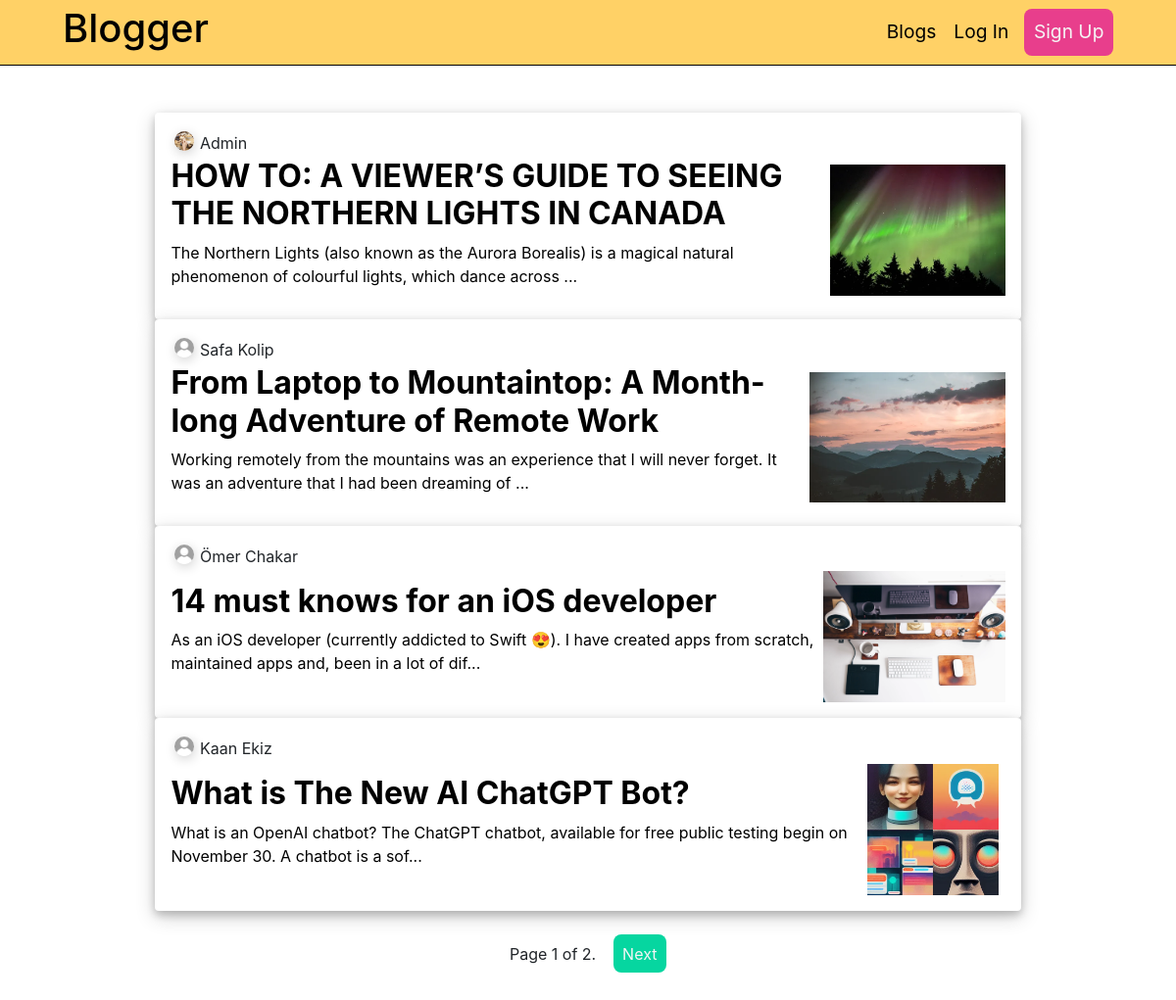
Screenshot of /blog/ with the database file from the repository.
### blog/models.py (models this page shows, shortened)
class Post(models.Model):
    class Status(models.TextChoices):
        DRAFT = 'DF', 'Draft'
        PUBLISHED = 'PB', 'Published'
    title = models.CharField(max_length=250)
    photo = models.ImageField(upload_to='blog_photos/%Y/%m/%d/',
                              blank=True)
    slug = models.SlugField(max_length=250,null=True,unique=True)
    author = models.ForeignKey(User,
                               on_delete=models.CASCADE,
                               blank=False
                               )
    body = models.TextField()
    publish = models.DateTimeField(default=timezone.now)
    created = models.DateTimeField(auto_now_add=True)
    updated = models.DateTimeField(auto_now=True)
    status = models.CharField(
        max_length=2, choices=Status.choices, default=Status.DRAFT)
    likes = models.ManyToManyField(User, blank=True, related_name="blog_posts")
    class Meta:
        ordering = ['-publish']
        indexes = [
            models.Index(fields=['-publish']),
        ]
    def get_absolute_url(self):
        return reverse("post_detail", kwargs={"slug": self.slug})

### user/models.py (models this page shows, shortened)
class Profile(models.Model):
    user = models.OneToOneField(settings.AUTH_USER_MODEL,
                                on_delete=models.CASCADE)
    about_me = models.CharField(max_length=256,default='Hi, I am using Blogger.')
    date_of_birth = models.DateField(blank=True, null=True)
    photo = models.ImageField(upload_to='users/%Y/%m/%d/',
                              blank=True)

### blog/views.py (the view)
# urls.py: path("blog/", views.blog_list, name="blog_list"),
def blog_list(request):
    posts = Post.objects.all()
    template = loader.get_template('blog_list.html')
    page_num = request.GET.get('page', 1)
    paginator = Paginator(posts , 4)
    try:
        page_obj = paginator.page(page_num)
    except PageNotAnInteger:
        page_obj = paginator.page(1)
    except EmptyPage:
        page_obj = paginator.page(paginator.num_pages)
    context = {
        'page_obj': page_obj,
    }
    return HttpResponse(template.render(context, request))

### blog/templates/blog_list.html (shortened to what this page needs)
{% extends 'master.html' %} {% load static %} {% block head %}
    <link rel="stylesheet" href="https://cdn.jsdelivr.net/npm/bootstrap@4.6.2/dist/css/bootstrap.min.css">
    <link rel="stylesheet" href="{% static 'blog_box.css' %}" />
{% endblock %}
{% block content %}
    <div style="padding:2rem;">
        <div id="blog-list" class="d-flex flex-column justify-content-center align-items-center p-3 column-gap-3">
            {% for x in page_obj %}
                {% include 'blog_box.html' with post=x %}
            {% endfor %}
        </div>
        <center style="padding:1rem;">
            <span>
              <span>
                Page {{ page_obj.number }} of {{ page_obj.paginator.num_pages }}.
              </span>
              {% if page_obj.has_next %}
                <a class="paginate" href="?page={{ page_obj.next_page_number }}#last-posted">Next</a>
              {% endif %}
            </span>
        </center>
    </div>
    {% endblock %}

### blog/templates/blog_box.html
{% load static %}
<div class="blog-box">
  <div class="blog-box-h">
    <a href="{% url 'profile-username' username=post.author.username %}">
    {% if post.author.profile.photo %}
      <img src="{{post.author.profile.photo.url }}" alt="Blog Photo" />
    {% else %}
      <img src="{% static 'avatar.jpg' %}" alt="Blog Photo" />
    {% endif %}
    </a>
    <span>{{ post.author.first_name}} {{ post.author.last_name }}</span>
  </div>
  <a href="{{ post.get_absolute_url }}">
  <div class="blog-box-b">
    <div>
      <h2>{{ post.title }}</h2>
      <p>{{ post.body|slice:":128" }}...</p>
    </div>
    {% if post.photo %}
      <img src="{{post.photo.url}}" alt="Blog Photo" />
    {% else %}
      <img src="{% static 'placeholder.png' %}" alt="Blog Photo" />
    {% endif %}
  </div>
</a>
</div>

### blog/static/color.css (style rules this page uses)
*:root { --sunglow: #ffd166; --pink: #ef476f; --emerald: #06d6a0; --bg-primary: #fffcf9; }

### blog/static/blog_box.css (style rules this page uses)
.blog-box { box-sizing: border-box; width: 80%; height: 30%; background-color: white; padding: 1rem; border-radius: 4px; box-shadow: 0 4px 8px 0 rgba(0, 0, 0, 0.2), 0 6px 20px 0 rgba(0, 0, 0, 0.19); }
a { text-decoration: none; color: black; }
.blog-box h2 { font-weight: 700; margin-top: 0; }
.blog-box-h { background-color: white; display: flex; gap: 0.4rem; padding: 0.2rem; }
.blog-box-h img { width: 20px; height: 20px; object-fit: cover; border-radius: 50%; display: block; box-shadow: 1px 3px 12px rgba(0, 0, 0, 0.18); }
.blog-box-b { display: flex; justify-content: space-between; align-items: center; gap: 0.2rem; overflow: hidden; }
.blog-box-b img { width: 200px; height: 134px; object-fit: contain; }

### blog/templates/blog_list.html (style rules this page uses)
.paginate { color: whitesmoke !important; background-color: var(--emerald); padding: 0.6rem; margin-left: 0.8rem; border-radius: 8px; text-decoration: none; }

### rows the page displays
Post: author.profile.photo (picture), author.first_name "Admin", title "HOW TO: A VIEWER’S GUIDE TO SEEING THE NORTHERN LIGHTS IN CANADA", body "The Northern Lights (also known as the Aurora Borealis) is a magical natural phenomenon of colourful lights, which dance across", photo (picture)
Post: author.first_name "Safa", author.last_name "Kolip", title "From Laptop to Mountaintop: A Month-long Adventure of Remote Work", body "Working remotely from the mountains was an experience that I will never forget. It was an adventure that I had been dreaming of", photo (picture)
Post: author.first_name "Ömer", author.last_name "Chakar", title "14 must knows for an iOS developer", body "As an iOS developer (currently addicted to Swift 😍). I have created apps from scratch, maintained apps and, been in a lot of dif", photo (picture)
Post: author.first_name "Kaan", author.last_name "Ekiz", title "What is The New AI ChatGPT Bot?", body "What is an OpenAI chatbot? The ChatGPT chatbot, available for free public testing begin on November 30. A chatbot is a sof", photo (picture)

### other values shown
{{ page_obj.number }} "1"
{{ page_obj.paginator.num_pages }} "2"
